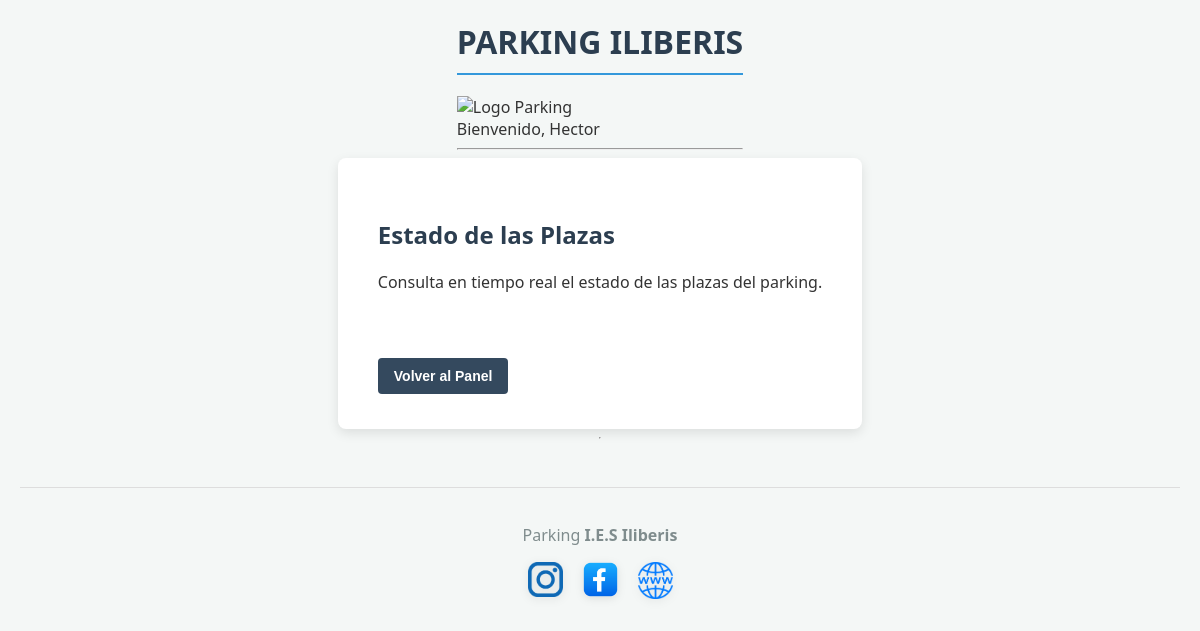
/aplicacion-web/alumno/plazas.php (signed in), run on an earlier commit of the app's database.
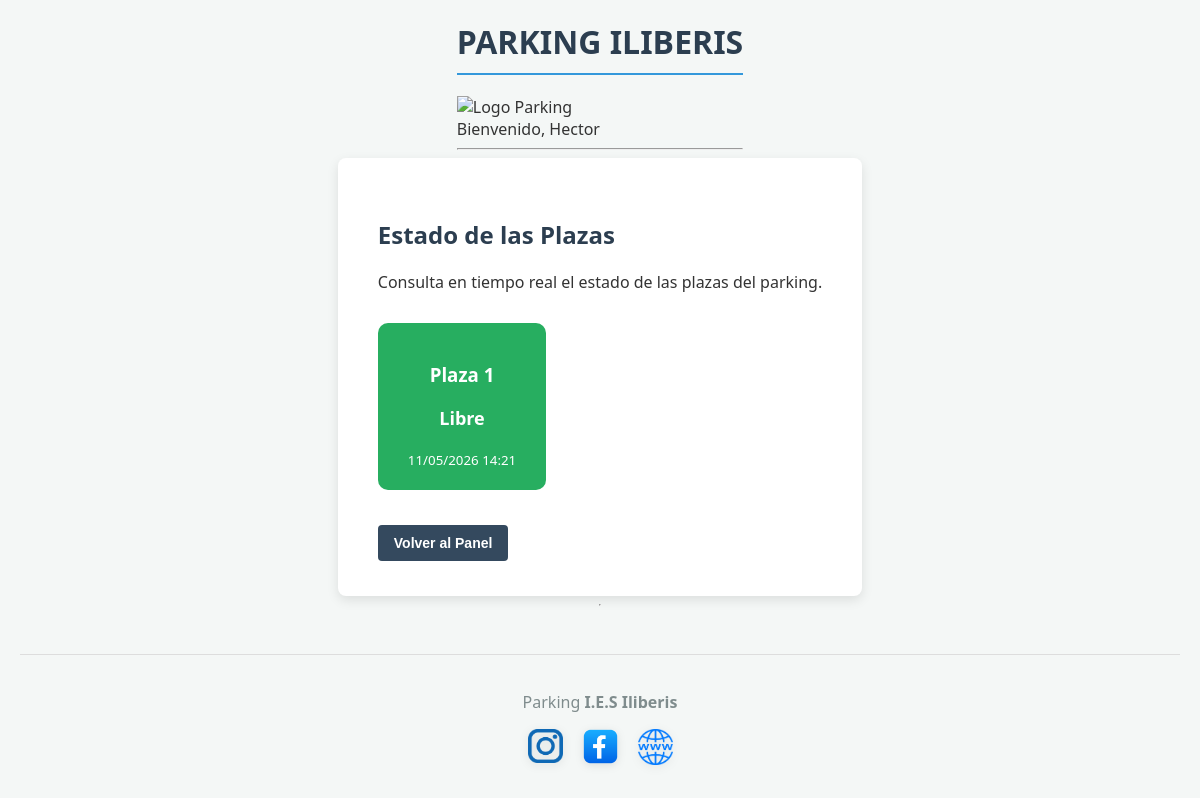
And on a later commit of the database.
### tables this page shows
CREATE TABLE IF NOT EXISTS `plazas` (
  `id_plaza` int(11) NOT NULL,
  `estado` enum('libre','ocupada') DEFAULT 'libre',
  `ultima_actualizacion` datetime DEFAULT current_timestamp() ON UPDATE current_timestamp(),
  PRIMARY KEY (`id_plaza`)
);

### aplicacion-web/alumno/plazas.php (the view, shortened to what this page needs)
<?php
require '../conexion.php';
require '../header2.php';
$resultado = mysqli_query($conexion, "SELECT * FROM plazas ORDER BY id_plaza ASC");
?>
<div class="container">
    <h2 style="color: var(--color-principal);">Estado de las Plazas</h2>
    <p>Consulta en tiempo real el estado de las plazas del parking.</p>
    <div style="margin-top: 30px; display: flex; gap: 20px; flex-wrap: wrap;">
        <?php while ($plaza = mysqli_fetch_assoc($resultado)): ?>
        <div style="
            padding: 20px 30px;
            border-radius: 10px;
            text-align: center;
            color: white;
            background-color: <?= $plaza['estado'] == 'ocupada' ? '#c0392b' : '#27ae60' ?>;
            min-width: 150px;">
            <h3>Plaza <?= $plaza['id_plaza'] ?></h3>
            <p style="font-size: 18px; font-weight: bold;"><?= ucfirst($plaza['estado']) ?></p>
            <small><?= date("d/m/Y H:i", strtotime($plaza['ultima_actualizacion'])) ?></small>
        </div>
        <?php endwhile; ?>
    </div>
    <div style="margin-top: 30px;">
        <a href="index.php"><button style="background-color: #34495e;">Volver al Panel</button></a>
    </div>
</div>
<?php require '../footer2.php'; ?>

What changed in the data, as far as the page shows it:
added plazas: id_plaza "1", estado "Libre", ultima_actualizacion "11/05/2026 14:21"
